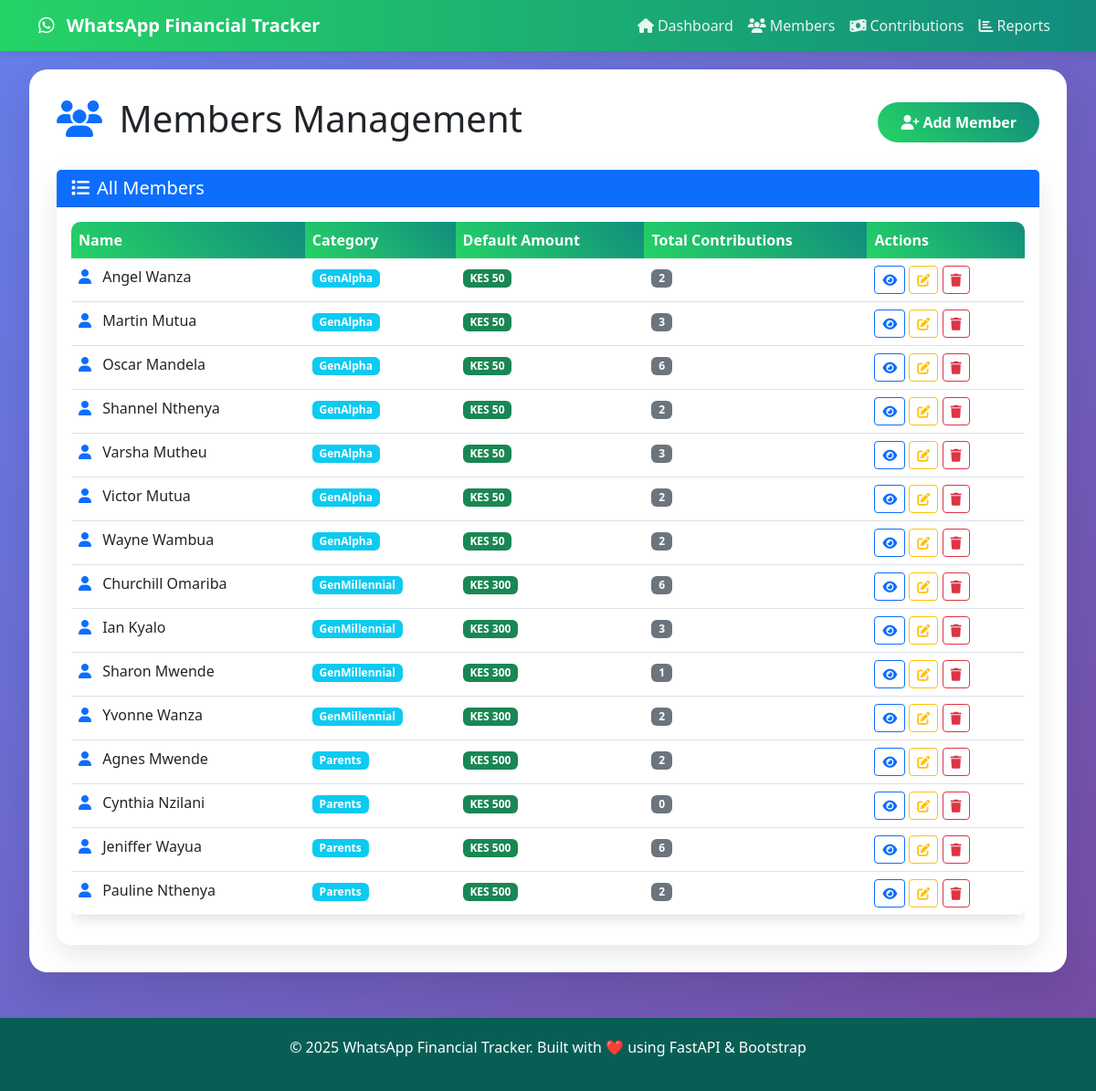
/members, run on the app's committed database.
### models.py (models this page shows, shortened)
class Member(Base):
    __tablename__ = "members"
    id = Column(Integer, primary_key=True, index=True)
    name = Column(String, unique=True, index=True)
    category = Column(String)  # Parents, GenMillennial, GenAlpha
    default_amount = Column(Integer, default=0)
    created_at = Column(DateTime(timezone=True), server_default=func.now())
    updated_at = Column(DateTime(timezone=True), onupdate=func.now())
    contributions = relationship("Contribution", back_populates="member")

### main.py (the view)
@app.get("/members", response_class=HTMLResponse)
async def members_page(request: Request, db: Session = Depends(get_db)):
    try:
        members = db.query(Member).order_by(Member.category, Member.name).all()
        return templates.TemplateResponse("members.html", {
            "request": request,
            "members": members
        })
    except Exception as e:
        return templates.TemplateResponse("error.html", {
            "request": request,
            "error": str(e)
        })

### templates/members.html (shortened to what this page needs)
{% extends "base.html" %}
{% block content %}
<div class="row">
    <div class="col-12">
        <div class="d-flex justify-content-between align-items-center mb-4">
            <h1>
                <i class="fas fa-users text-primary me-2"></i>
                Members Management
            </h1>
            <button class="btn btn-primary" data-bs-toggle="modal" data-bs-target="#addMemberModal">
                <i class="fas fa-user-plus me-1"></i>Add Member
            </button>
        </div>
    </div>
</div>
<div class="row">
    <div class="col-12">
        <div class="card">
            <div class="card-header bg-primary text-white">
                <h5 class="mb-0">
                    <i class="fas fa-list me-2"></i>All Members
                </h5>
            </div>
            <div class="card-body">
                {% if members %}
                <div class="table-responsive">
                    <table class="table table-hover">
                        <thead>
                            <tr>
                                <th>Name</th>
                                <th>Category</th>
                                <th>Default Amount</th>
                                <th>Total Contributions</th>
                                <th>Actions</th>
                            </tr>
                        </thead>
                        <tbody>
                            {% for member in members %}
                            <tr>
                                <td>
                                    <i class="fas fa-user text-primary me-2"></i>
                                    {{ member.name }}
                                </td>
                                <td>
                                    <span class="badge bg-info">{{ member.category }}</span>
                                </td>
                                <td>
                                    <span class="badge bg-success">KES {{ member.default_amount }}</span>
                                </td>
                                <td>
                                    <span class="badge bg-secondary">{{ member.contributions|length if member.contributions else 0 }}</span>
                                </td>
                                <td>
                                    <button class="btn btn-sm btn-outline-primary view-member-btn" data-member-id="{{ member.id }}">
                                        <i class="fas fa-eye"></i>
                                    </button>
                                    <button class="btn btn-sm btn-outline-warning edit-member-btn" data-member-id="{{ member.id }}" data-member-name="{{ member.name }}" data-member-category="{{ member.category }}" data-member-amount="{{ member.default_amount }}">
                                        <i class="fas fa-edit"></i>
                                    </button>
                                    <button class="btn btn-sm btn-outline-danger delete-member-btn" data-member-id="{{ member.id }}" data-member-name="{{ member.name }}">
                                        <i class="fas fa-trash"></i>
                                    </button>
                                </td>
                            </tr>
                            {% endfor %}
                        </tbody>
                    </table>
                </div>
                {% else %}
                <div class="text-center py-4">
                    <i class="fas fa-users fa-3x text-muted mb-3"></i>
                    <p class="text-muted">No members found. Start by adding a member!</p>
                </div>
                {% endif %}
            </div>
        </div>
    </div>
</div>
{% endblock %}

### templates/base.html (style rules this page uses)
:root { --primary-color: #25d366; --secondary-color: #128c7e; --accent-color: #34b7f1; --dark-color: #075e54; --light-color: #dcf8c6; }
body { background: linear-gradient(135deg, #667eea 0%, #764ba2 100%); min-height: 100vh; font-family: 'Segoe UI', Tahoma, Geneva, Verdana, sans-serif; }
.card { border: none; border-radius: 15px; box-shadow: 0 10px 30px rgba(0,0,0,0.1); transition: transform 0.3s ease, box-shadow 0.3s ease; }
.btn-primary { background: linear-gradient(45deg, var(--primary-color), var(--secondary-color)); border: none; border-radius: 25px; padding: 10px 25px; font-weight: 600; transition: all 0.3s ease; }
.table { border-radius: 10px; overflow: hidden; box-shadow: 0 5px 15px rgba(0,0,0,0.1); }
.table thead th { background: linear-gradient(45deg, var(--primary-color), var(--secondary-color)); color: white; border: none; font-weight: 600; }

### data on the page
Member: name "Angel Wanza", category "GenAlpha", default_amount "50", contributions|length "2"
Member: name "Martin Mutua", category "GenAlpha", default_amount "50", contributions|length "3"
Member: name "Oscar Mandela", category "GenAlpha", default_amount "50", contributions|length "6"
Member: name "Shannel Nthenya", category "GenAlpha", default_amount "50", contributions|length "2"
Member: name "Varsha Mutheu", category "GenAlpha", default_amount "50", contributions|length "3"
Member: name "Victor Mutua", category "GenAlpha", default_amount "50", contributions|length "2"
Member: name "Wayne Wambua", category "GenAlpha", default_amount "50", contributions|length "2"
Member: name "Churchill Omariba", category "GenMillennial", default_amount "300", contributions|length "6"
Member: name "Ian Kyalo", category "GenMillennial", default_amount "300", contributions|length "3"
Member: name "Sharon Mwende", category "GenMillennial", default_amount "300", contributions|length "1"
Member: name "Yvonne Wanza", category "GenMillennial", default_amount "300", contributions|length "2"
Member: name "Agnes Mwende", category "Parents", default_amount "500", contributions|length "2"
Member: name "Cynthia Nzilani", category "Parents", default_amount "500", contributions|length "0"
Member: name "Jeniffer Wayua", category "Parents", default_amount "500", contributions|length "6"
Member: name "Pauline Nthenya", category "Parents", default_amount "500", contributions|length "2"
